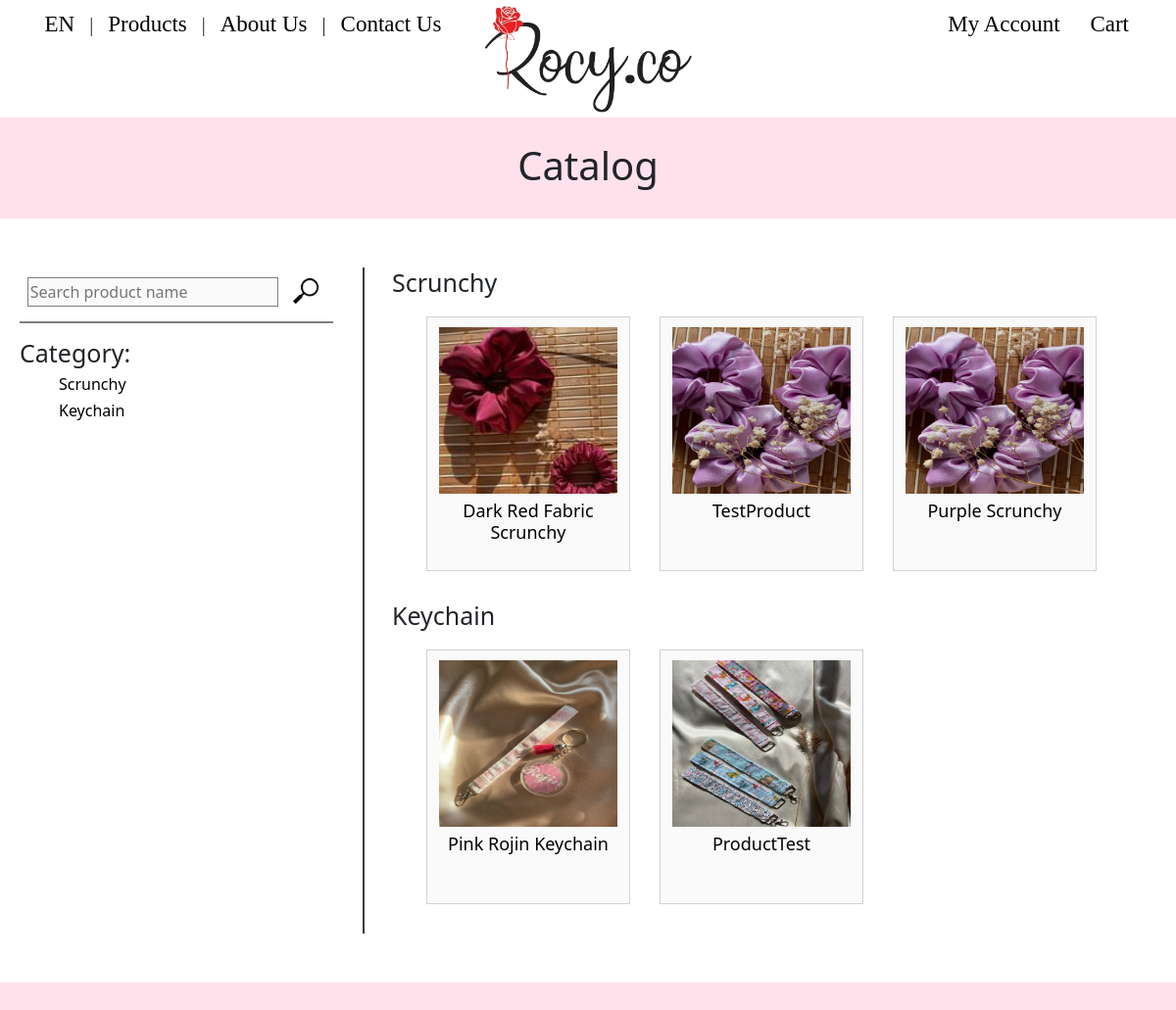
The page /Product/index on the database its author committed.
### tables this page shows
CREATE TABLE `product` (
  `product_id` int(5) NOT NULL,
  `category_id` int(2) NOT NULL,
  `product_name` varchar(100) NOT NULL,
  `image` varchar(72) NOT NULL,
  `sellingPrice` float NOT NULL,
  `description` varchar(128) NOT NULL,
  `quantity` int(3) NOT NULL
);

CREATE TABLE `category` (
  `category_id` int(2) NOT NULL,
  `category` varchar(50) NOT NULL
);

### app/core/Controller.php (called while the page is built, shortened)
<?php
class Controller{
	function view($name, $data = []){
		include('app/views/' . $name . '.php');
	}
}

### app/controllers/Product.php (called while the page is built, shortened)
<?php
class Product extends \app\core\Controller{
    function index() {
		$products = new \app\models\Product();
		$products = $products->getAllOrderByCategory();
		$this->view('Product/index', $products);
	}
}

### app/core/App.php (called while the page is built, shortened)
<?php
class App{
	function __construct(){
		$request = $this->parseUrl($_GET['url'] ?? '');
		$method = 'index';
		if(file_exists('app/controllers/' . $request[0] . '.php'))
		{
			unset($request[0]);
		}
		$controller = new $controller;
		if(isset($request[1]) && method_exists($controller, $request[1])){
			$method = $request[1];
			unset($request[1]);
		}
		$params = array_values($request);
		call_user_func_array([$controller, $method], $params);
	}
	function parseUrl($url){
		return explode('/', trim($url, '/'));
	}
}

### index.php (called while the page is built, shortened)
<?php
new app\core\App;

### app/models/Product.php (called while the page is built, shortened)
<?php
class Product extends \app\core\Model{
	public function getAllOrderByCategory(){
		$SQL = 'SELECT * FROM product JOIN category ON product.category_id = category.category_id ORDER BY product.category_id';
		$STH = self::$connection->prepare($SQL);
		$STH->execute();
		$STH->setFetchMode(\PDO::FETCH_CLASS, 'app\\models\\Product');
		return $STH->fetchAll();
	}
}

### app/core/Model.php (called while the page is built, shortened)
<?php
class Model{
	public static ?PDO $connection = null;
	public function __construct(){
		if(self::$connection == null){
			$env = \Dotenv\Dotenv::createImmutable(getcwd());
			$host = $_ENV['db_host'];
			$dbname = $_ENV['db_name'];
			$user = $_ENV['db_user'];
			$pass = $_ENV['db_pass'];
			$charset = $_ENV['db_charset'];
			try {
				$options = [
					PDO::ATTR_ERRMODE => PDO::ERRMODE_EXCEPTION,
					PDO::ATTR_DEFAULT_FETCH_MODE => PDO::FETCH_CLASS,
					PDO::ATTR_EMULATE_PREPARES => false
				];
				self::$connection = new PDO("mysql:host=$host;dbname=$dbname;charset=$charset", $user, $pass, $options);
				self::$connection->query("SET NAMES $charset");
			}
			catch(PDOException $e) {
				echo $e->getMessage();
			}
		}
	}
}

### app/views/Product/index.php (the view)
<link rel="stylesheet" type="text/css" href="/resources/styles/pageContent.css">
<link rel="stylesheet" type="text/css" href="/resources/styles/product_page.css">
<?php $this->view('shared/header','Main Index'); ?>
<?php $this->view('shared/navBar');
$cur_cat = 0;
?>
<h1 class='pageTitle'>Catalog</h1>
	<div class="content">
        <div class="sideBar">
            <div class='search-tool'>
                <form action="/Product/search" method='GET'>
                    <input type="text" class="search-value" placeholder="Search product name" name="value" value=""/>
                    <button type="submit"><img src="/resources/images/searchIcon.png"></button>
                </form>
            </div>
            <div class="hl"></div>
            <h4>Category:</h4>
            <?php foreach($data as $product) {
                if ($product->category_id != $cur_cat) {
                    $cur_cat = $product->category_id;
                    echo "<h6><a href='#$product->category'>" . ucwords($product->category) . "</a></h6>";
                }
                }
                $cur_cat = 0;
            ?>
        </div>
        <div class="vl"></div>
        <div class="products">
            <?php foreach($data as $product) {
                if ($product->category_id != $cur_cat) {
                    if ($cur_cat > 0) echo "</div>";
                    $cur_cat = $product->category_id;
                    echo "<h2 id='$product->category'>" . ucwords($product->category) . "</h2>";
                    echo "<div class='grid-container'>";
                }
            ?>
                <div class="grid-item">
                    <?php
                        echo "<a href='/Product/productDetail/$product->product_id'><img src='/resources/productImages/$product->image'>";
                        echo "<h3>".ucwords($product->product_name)."</h3></a>";
                    ?>
                </div>
            <?php } ?>
            </div>
        </div>
    </div>
<?php $this->view('shared/footer'); ?>

### app/views/shared/header.php (shortened to what this page needs)
<!DOCTYPE html>
<html>
<head>
	<link href="https://cdn.jsdelivr.net/npm/bootstrap@5.3.0-alpha3/dist/css/bootstrap.min.css" rel="stylesheet">
	<link rel="stylesheet" type="text/css" href="/resources/styles/default.css">
	<link rel="stylesheet" href="/resources/styles/bootstrap.css">
	<link rel="stylesheet" href="/resources/styles/home.css">
</head>
<body>

### app/views/shared/navBar.php (shortened to what this page needs)
<link rel="stylesheet" type="text/css" href="/resources/styles/navBar.css">
<div class="bar">
    <div class="i1">
        <a href="">EN</a>
        <span>|</span>
        <a href="/Product/index">Products</a>
        <span>|</span>
        <a href="/Main/about_us">About Us</a>
        <span>|</span>
        <a href="/Contact/index">Contact Us</a>
    </div>
    <div class="i2">
        <a href="/Main/index"><img src="/resources/images/rocylogoTransBG.png"></a>
    </div>
    <div class="i3">
        <a href="/MyAccount/index">My Account
        </a>
        <a href="/Cart/index">Cart<img class="cartIcon"></a>
    </div>
</div>

### app/views/shared/footer.php (shortened to what this page needs)
<div class="footer">
</div>
</body>
</html>

### resources/styles/pageContent.css (style rules this page uses)
.content { margin-left: auto; margin-right: auto; min-width: 1200px; width: 90%; height: auto; min-height: 600px; padding-top: 50px; padding-bottom: 50px; overflow: auto; background-color: white; justify-content: space-between; overflow-y: hidden; overflow-x: hidden; }
.pageTitle { min-width: 1200px; padding-top: 25px; padding-bottom: 70px; height: 50px; text-align: center; font-size: 40px; }

### resources/styles/product_page.css (style rules this page uses)
.content { display: flex; }
.content h2 { margin-bottom: 20px; }
.vl { margin-left: 30px; min-width: 30px; order: 2; border-left: 2px solid rgba(0, 0, 0, 0.767); height: auto; }
.products { order: 3; width: 75%; min-width: 900; height: auto; }
.grid-container { margin-left: 35px; width: 92%; height: auto; display: grid; gap: 50px 30px; padding-bottom: 30px; grid-template-columns: repeat(auto-fill, 208px); justify-items: center; }
.grid-item { width: 100%; height: 260px; background-color: rgba(206, 206, 206, 0.1); border: 1px solid rgba(7, 7, 7, 0.164); }
.grid-item img { display: block; width: 182px; height: 170px; margin-top: 10px; margin-right: auto; margin-left: auto; margin-bottom: 7px; }
.grid-item h3 { margin: 0 auto; width: 93%; height: 23%; text-align: center; font-size: large; }
.sideBar { padding-top: 10px; order: 1; width: 20%; min-width: 320px; height: auto; overflow: auto; justify-content: center; margin-left: 20px; }
.sideBar .search-tool { width: 100%; height: 30px; text-align: center; }
.sideBar .search-tool img { margin-top: -6px; margin-left: 4px; }
.sideBar .search-tool * { height: 100%; }
.sideBar .search-tool .search-value { width: 80%; background-color: rgba(206, 206, 206, 0.1); border: 1px solid rgba(7, 7, 7, 0.5); }
.sideBar h6 { padding-left: 40px; }
.hl { margin: 15px 0px; border-bottom: 2px solid rgba(0, 0, 0, 0.5); height: auto; }
.sideBar .search-tool button { border: 1px solid rgb(0, 0, 0, 0); background-color: rgb(0, 0, 0, 0); }
.content h4, .content h2 { font-size: 25px; }

### resources/styles/default.css (style rules this page uses)
body { margin: 0px; padding: 0px; background-repeat: no-repeat; background: fixed; background: #FFE1EB; background-size: cover; }

### resources/styles/navBar.css (style rules this page uses)
.bar { display: block; min-width: 1200px; min-height: 120px; max-height: 120px; width: 100%; background: white; text-align: center; }
a { text-decoration: none; color: black; }
.i1 { min-height: 120px; max-height: 120px; float: left; width: 25%; min-width: 460px; height: auto; padding-left: 3%; font-family: 'Be Vietnam'; font-style: normal; font-weight: 400; font-size: 20px; line-height: 29px; overflow: hidden; white-space: nowrap; }
.i2 { min-height: 120px; max-height: 120px; float: none; width: 20%; min-width: 200px; display: inline-block; }
.i2 img { display: block; height: 120px; margin: auto; }
.i3 { min-height: 120px; max-height: 120px; float: right; padding-right: 4%; width: 25%; min-width: 460px; text-align: right; font-family: 'Be Vietnam'; font-style: normal; font-weight: 400; font-size: 20px; line-height: 29px; overflow: hidden; white-space: nowrap; }
span { margin: 0 10px; }
.i1 a, .i3 a { font-size: 23px; display: inline-block; padding-top: 10px; min-height: 100%; text-align: center; }

### app/views/shared/footer.php (style rules this page uses)
.footer { width: 100%; height: 100px; }

### rows shown on the page
product: category.category "Scrunchy", image (picture), product_name "Dark Red Fabric Scrunchy"
product: category.category "Keychain", image (picture), product_name "Pink Rojin Keychain"
product: image (picture), product_name "TestProduct"
product: image (picture), product_name "Purple Scrunchy"
product: image (picture), product_name "ProductTest"
